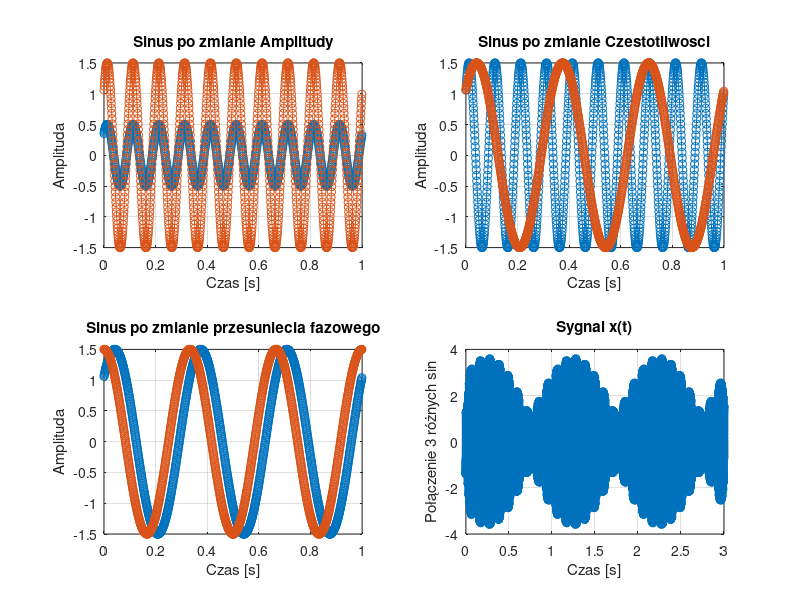

Source code (MATLAB):
% cps_01_sinus.m
%problem 1.1
clc;
clear all; 
close all;
fpr=1000; 
Nx=1000; % parametry: czestotliwosc probkowania, liczba probek
dt = 1/fpr; % okres probkowania
n = 0 : Nx-1; % numery probek
t = dt*n; % chwile probkowania



A1=0.5; f1=10; p1=pi/4; % sinusoida: amplituda, czestotliwosc, faza
x = A1*sin(2*pi*f1 *t+p1); % pierwszy skladnik sygnalu

A1 = 1.5; %zmieniamy pierwszy parametr
x1 = A1*sin(2*pi*f1 *t+p1);

f1 = 3; %zmieniamy drugi
x2 = A1*sin(2*pi*f1 *t+p1);


p1 = 5/2*pi; %zmieniamy trzeic
x3 = A1*sin(2*pi*f1 *t+p1);


figure(1)
subplot(2,2,1)
plot(t,x,'o-'); %przed zmiana
hold on;
plot(t,x1,'o-'); %po zmianie
grid; 
title('Sinus po zmianie Amplitudy'); 
xlabel('Czas [s]'); 
ylabel('Amplituda');
pause();

subplot(2,2,2)
plot(t,x1,'o-'); %przed zmiana
hold on;
plot(t,x2,'o-'); %po zmianie
grid; 
title('Sinus po zmianie Czestotliwosci'); 
xlabel('Czas [s]'); 
ylabel('Amplituda');
pause();

subplot(2,2,3)
plot(t,x2,'o-'); %przed zmiana
hold on;
plot(t,x3,'o-'); %po zmianie
grid; 
title('Sinus po zmianie przesuniecia fazowego'); 
xlabel('Czas [s]'); 
ylabel('Amplituda');
pause();

%A1=0.5; f1=10; p1=pi/4; % sinusoida: amplituda, czestotliwosc, faza
%x = A1*sin(2*pi*f1 *t+p1); % pierwszy skladnik sygnalu

fpr=8000;
Nx=3*fpr;
dt = 1/fpr; % okres probkowania
n = 0 : Nx-1; % numery probek
t = dt*n; % chwile probkowania


A2 = [0.8 1.2 1.6];
f2 = [101 111 110];
p2 = [pi/2 pi pi*3/2];

fpr=8000; Nx=3*fpr; 
dt = 1/fpr; 
n = 0 : Nx-1; 
t = dt*n; 


x1 = A2(1)*sin(2*pi*f2(1) *t+p2(1)); 
x2 = A2(2)*sin(2*pi*f2(2) *t+p2(2)); 
x3 = A2(3)*sin(2*pi*f2(3) *t+p2(3)); 

x = (x1 + x2 + x3);

subplot(2,2,4);
plot(t,x,'o-'); grid; title('Sygnal x(t)'); xlabel('Czas [s]'); ylabel('Połączenie 3 różnych sin');
pause();

sound(x,fpr);
%odsluchalem
